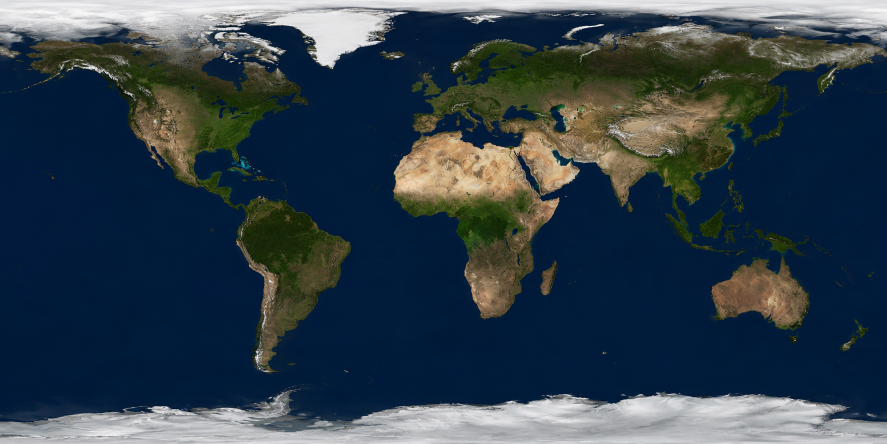
%> input picture Packages/matsuba/matlab/examples/assets/daytime_earth_texture.png, 1774 x 887 px (shown at 1/2 size)
$ octave earth_in_space.m   (GNU Octave 9; MATLAB toolbox functions it lacks are replaced by stand-ins)
%> lines starting %> are read from the running program, lines starting %| are printed output that depends on the picture
%% Earth in Space - MATSUBA Example
% Renders a textured Earth sphere with clouds against a Milky Way star
% field. Uses four source textures: daymap color, tangent-space normals,
% specular map, and cloud opacity. Clouds and roughness are composited
% onto the base textures in MATLAB before rendering for noise-free output.
%
% An extended area light (emitting sphere) creates a soft specular sun
% glint on the Atlantic ocean.
%
% Demonstrates: mi.texture.bitmap, mi.bsdf.normalmap, mi.bsdf.principled
% with texture-mapped roughness, mi.emitter.envmap, mi.emitter.area,
% mi.Transform rotations.
%
% See also: mi.texture.bitmap, mi.bsdf.normalmap, mi.emitter.envmap

%% 1. Setup
addpath(fullfile(fileparts(mfilename("fullpath")), ".."));
mi.setup;
%> (this line was passed over: mi is not available in this run)

%% 2. Prepare textures
assetsDir = fullfile(fileparts(mfilename("fullpath")), "assets");

% Composite clouds onto the daymap (avoids stochastic transparency noise)
daymap = im2double(imread(fullfile(assetsDir, "daytime_earth_texture.png")));
clouds = im2double(imread(fullfile(assetsDir, "clouds.png")));
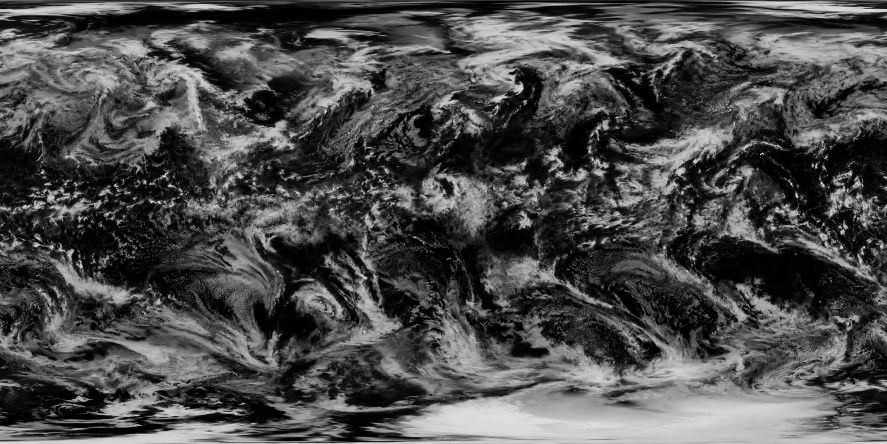
%> input picture Packages/matsuba/matlab/examples/assets/clouds.png, 1774 x 887 px (shown at 1/2 size)
cloudAlpha = clouds(:,:,1) * 0.7;  % reduce cloud strength for better contrast
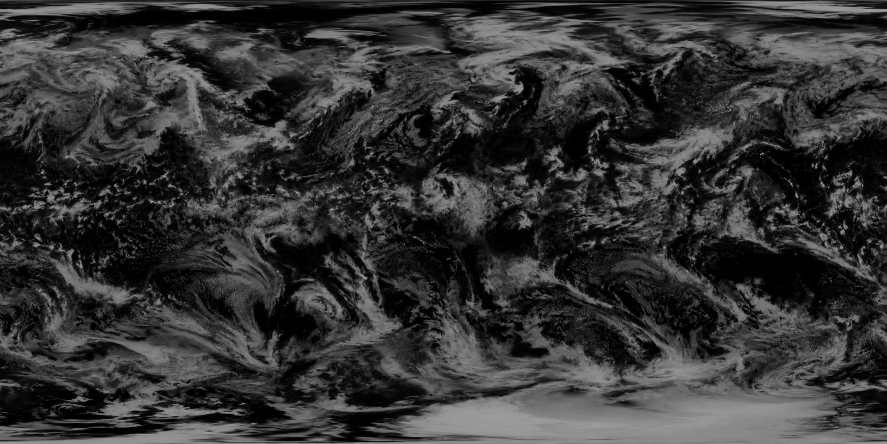
%> cloudAlpha: size 887x1774 double (shown at 1/2 size); min 0, max 0.7, mean 0.209
composited = daymap .* (1 - cloudAlpha) + cloudAlpha;
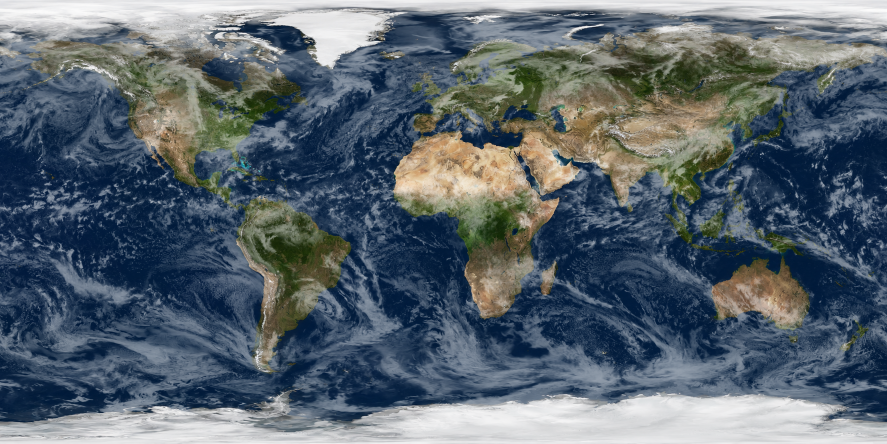
%> composited: size 887x1774x3 double (shown at 1/2 size); mean R, G, B 0.352, 0.398, 0.436

% Composite roughness: clouds are matte (0.8), ocean is smooth (from roughness map)
roughMap = im2double(imread(fullfile(assetsDir, "earth_roughness.png")));
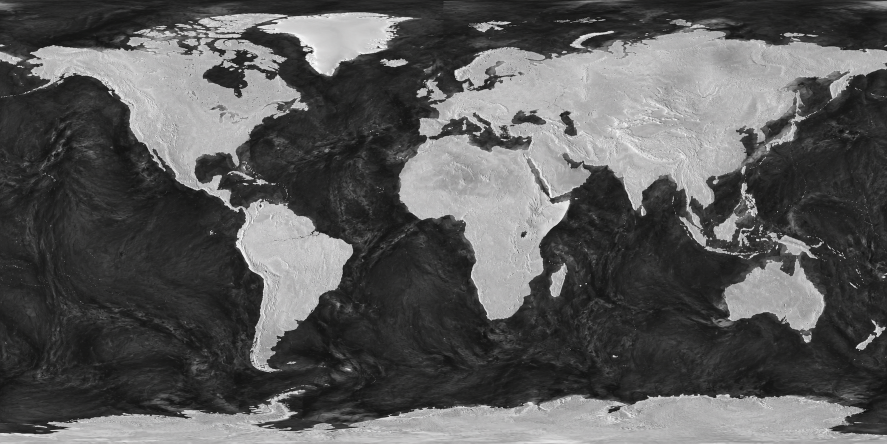
%> input picture Packages/matsuba/matlab/examples/assets/earth_roughness.png, 1774 x 887 px (shown at 1/2 size)
roughComposited = roughMap .* (1 - cloudAlpha) + 0.8 * cloudAlpha;
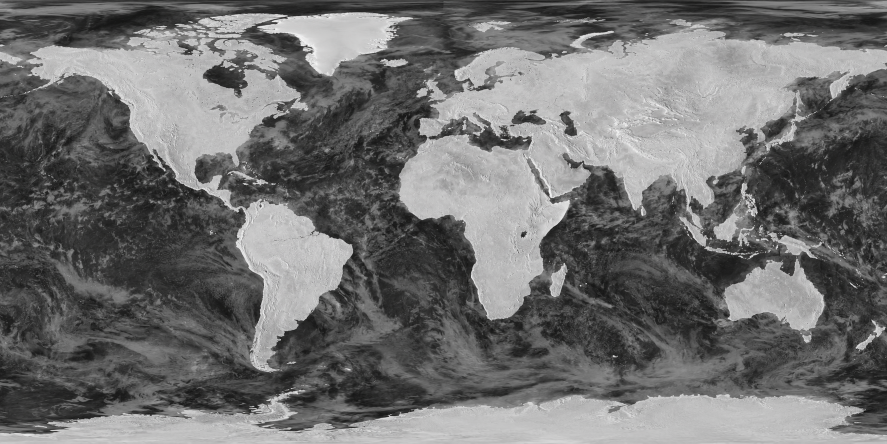
%> roughComposited: size 887x1774x3 double (shown at 1/2 size); mean R, G, B 0.439, 0.439, 0.438

% Write composited textures to temp files
colorPath = fullfile(tempdir, "earth_color.png");
roughPath = fullfile(tempdir, "earth_rough.png");
imwrite(composited, colorPath);
imwrite(roughComposited, roughPath);
cleanup = onCleanup(@() delete(colorPath, roughPath));

%% 3. Build Earth material
%> (the run ends here)
